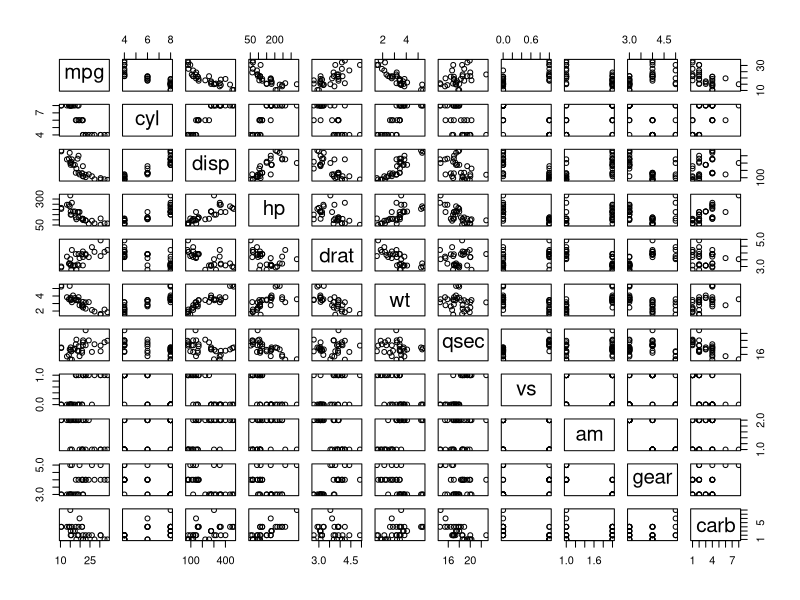

This chart was generated by the following R code: (Note: this script raises an error after producing the figure.)
## ---- chunk 1
data(mtcars)
## ---- chunk 2
## Convert 'am' to factor
mtcars$am <- sapply(mtcars$am, factor)
lm(mpg ~ am - 1, mtcars)$coef
## ---- chunk 3
summary(aov(lm(mpg~.,mtcars)))
## ---- chunk 4
fit1 <- lm(mpg ~ am + cyl, mtcars)
fit2 <- lm(mpg ~ am + cyl + wt, mtcars)
fit3 <- lm(mpg ~ am + cyl + wt + disp, mtcars)
anova(fit1, fit2, fit3)
## ---- chunk 5
summary(fit2)
## ---- chunk 6
pairs(mtcars)
## ---- chunk 7
par(mfrow=c(2,2))
plot(fit)
